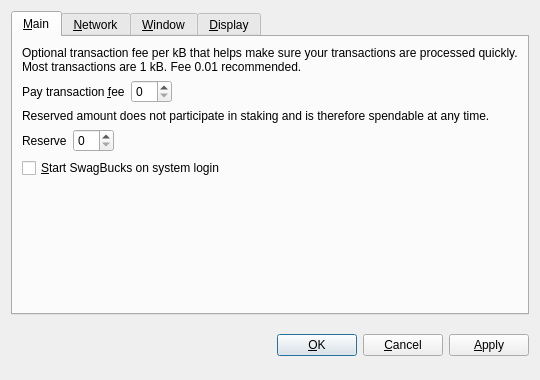
<?xml version="1.0" encoding="UTF-8"?>
<ui version="4.0">
 <class>OptionsDialog</class>
 <widget class="QDialog" name="OptionsDialog">
  <property name="geometry">
   <rect>
    <x>0</x>
    <y>0</y>
    <width>540</width>
    <height>380</height>
   </rect>
  </property>
  <property name="windowTitle">
   <string>Options</string>
  </property>
  <property name="modal">
   <bool>true</bool>
  </property>
  <layout class="QVBoxLayout" name="verticalLayout">
   <item>
    <widget class="QTabWidget" name="tabWidget">
     <property name="tabPosition">
      <enum>QTabWidget::North</enum>
     </property>
     <property name="currentIndex">
      <number>0</number>
     </property>
     <widget class="QWidget" name="tabMain">
      <attribute name="title">
       <string>&amp;Main</string>
      </attribute>
      <layout class="QVBoxLayout" name="verticalLayout_Main">
       <item>
        <widget class="QLabel" name="transactionFeeInfoLabel">
         <property name="text">
          <string>Optional transaction fee per kB that helps make sure your transactions are processed quickly. Most transactions are 1 kB. Fee 0.01 recommended.</string>
         </property>
         <property name="textFormat">
          <enum>Qt::PlainText</enum>
         </property>
         <property name="wordWrap">
          <bool>true</bool>
         </property>
        </widget>
       </item>
       <item>
        <layout class="QHBoxLayout" name="horizontalLayoutFee">
         <item>
          <widget class="QLabel" name="transactionFeeLabel">
           <property name="text">
            <string>Pay transaction &amp;fee</string>
           </property>
           <property name="textFormat">
            <enum>Qt::PlainText</enum>
           </property>
           <property name="buddy">
            <cstring>transactionFee</cstring>
           </property>
          </widget>
         </item>
         <item>
          <widget class="BitcoinAmountField" name="transactionFee"/>
         </item>
         <item>
          <spacer name="horizontalSpacerFee">
           <property name="orientation">
            <enum>Qt::Horizontal</enum>
           </property>
           <property name="sizeHint" stdset="0">
            <size>
             <width>40</width>
             <height>20</height>
            </size>
           </property>
          </spacer>
         </item>
        </layout>
       </item>
       <item>
        <widget class="QLabel" name="reserveBalanceInfoLabel">
         <property name="text">
          <string>Reserved amount does not participate in staking and is therefore spendable at any time.</string>
         </property>
         <property name="textFormat">
          <enum>Qt::PlainText</enum>
         </property>
         <property name="wordWrap">
          <bool>true</bool>
         </property>
        </widget>
       </item>
       <item>
        <layout class="QHBoxLayout" name="horizontalLayoutReserveBalance">
         <item>
          <widget class="QLabel" name="reserveBalanceLabel">
           <property name="text">
            <string>Reserve</string>
           </property>
           <property name="textFormat">
            <enum>Qt::PlainText</enum>
           </property>
           <property name="buddy">
            <cstring>reserveBalance</cstring>
           </property>
          </widget>
         </item>
         <item>
          <widget class="BitcoinAmountField" name="reserveBalance"/>
         </item>
         <item>
          <spacer name="horizontalSpacerReserveBalance">
           <property name="orientation">
            <enum>Qt::Horizontal</enum>
           </property>
           <property name="sizeHint" stdset="0">
            <size>
             <width>40</width>
             <height>20</height>
            </size>
           </property>
          </spacer>
         </item>
        </layout>
       </item>
       <item>
        <widget class="QCheckBox" name="bitcoinAtStartup">
         <property name="toolTip">
          <string>Automatically start SwagBucks after logging in to the system.</string>
         </property>
         <property name="text">
          <string>&amp;Start SwagBucks on system login</string>
         </property>
        </widget>
       </item>
       <item>
        <spacer name="verticalSpacer_Main">
         <property name="orientation">
          <enum>Qt::Vertical</enum>
         </property>
         <property name="sizeHint" stdset="0">
          <size>
           <width>20</width>
           <height>40</height>
          </size>
         </property>
        </spacer>
       </item>
      </layout>
     </widget>
     <widget class="QWidget" name="tabNetwork">
      <attribute name="title">
       <string>&amp;Network</string>
      </attribute>
      <layout class="QVBoxLayout" name="verticalLayout_Network">
       <item>
        <widget class="QCheckBox" name="mapPortUpnp">
         <property name="toolTip">
          <string>Automatically open the SwagBucks client port on the router. This only works when your router supports UPnP and it is enabled.</string>
         </property>
         <property name="text">
          <string>Map port using &amp;UPnP</string>
         </property>
        </widget>
       </item>
       <item>
        <widget class="QCheckBox" name="connectSocks">
         <property name="toolTip">
          <string>Connect to the SwagBucks network through a SOCKS5 proxy (e.g. when connecting through Tor).</string>
         </property>
         <property name="text">
          <string>&amp;Connect through SOCKS5 proxy:</string>
         </property>
        </widget>
       </item>
       <item>
        <layout class="QHBoxLayout" name="horizontalLayout_Network">
         <item>
          <widget class="QLabel" name="proxyIpLabel">
           <property name="text">
            <string>Proxy &amp;IP:</string>
           </property>
           <property name="textFormat">
            <enum>Qt::PlainText</enum>
           </property>
           <property name="buddy">
            <cstring>proxyIp</cstring>
           </property>
          </widget>
         </item>
         <item>
          <widget class="QValidatedLineEdit" name="proxyIp">
           <property name="maximumSize">
            <size>
             <width>140</width>
             <height>16777215</height>
            </size>
           </property>
           <property name="toolTip">
            <string>IP address of the proxy (e.g. 127.0.0.1)</string>
           </property>
          </widget>
         </item>
         <item>
          <widget class="QLabel" name="proxyPortLabel">
           <property name="text">
            <string>&amp;Port:</string>
           </property>
           <property name="textFormat">
            <enum>Qt::PlainText</enum>
           </property>
           <property name="buddy">
            <cstring>proxyPort</cstring>
           </property>
          </widget>
         </item>
         <item>
          <widget class="QLineEdit" name="proxyPort">
           <property name="maximumSize">
            <size>
             <width>55</width>
             <height>16777215</height>
            </size>
           </property>
           <property name="toolTip">
            <string>Port of the proxy (e.g. 9050)</string>
           </property>
          </widget>
         </item>
         <item>
          <spacer name="horizontalSpacer_Network">
           <property name="orientation">
            <enum>Qt::Horizontal</enum>
           </property>
           <property name="sizeHint" stdset="0">
            <size>
             <width>40</width>
             <height>20</height>
            </size>
           </property>
          </spacer>
         </item>
        </layout>
       </item>
       <item>
        <spacer name="verticalSpacer_Network">
         <property name="orientation">
          <enum>Qt::Vertical</enum>
         </property>
         <property name="sizeHint" stdset="0">
          <size>
           <width>20</width>
           <height>40</height>
          </size>
         </property>
        </spacer>
       </item>
      </layout>
     </widget>
     <widget class="QWidget" name="tabWindow">
      <attribute name="title">
       <string>&amp;Window</string>
      </attribute>
      <layout class="QVBoxLayout" name="verticalLayout_Window">
       <item>
        <widget class="QCheckBox" name="minimizeToTray">
         <property name="toolTip">
          <string>Show only a tray icon after minimizing the window.</string>
         </property>
         <property name="text">
          <string>&amp;Minimize to the tray instead of the taskbar</string>
         </property>
        </widget>
       </item>
       <item>
        <widget class="QCheckBox" name="minimizeOnClose">
         <property name="toolTip">
          <string>Minimize instead of exit the application when the window is closed. When this option is enabled, the application will be closed only after selecting Quit in the menu.</string>
         </property>
         <property name="text">
          <string>M&amp;inimize on close</string>
         </property>
        </widget>
       </item>
       <item>
        <spacer name="verticalSpacer_Window">
         <property name="orientation">
          <enum>Qt::Vertical</enum>
         </property>
         <property name="sizeHint" stdset="0">
          <size>
           <width>20</width>
           <height>40</height>
          </size>
         </property>
        </spacer>
       </item>
      </layout>
     </widget>
     <widget class="QWidget" name="tabDisplay">
      <attribute name="title">
       <string>&amp;Display</string>
      </attribute>
      <layout class="QVBoxLayout" name="verticalLayout_Display">
       <item>
        <layout class="QHBoxLayout" name="horizontalLayout_1_Display">
         <item>
          <widget class="QLabel" name="langLabel">
           <property name="text">
            <string>User Interface &amp;language:</string>
           </property>
           <property name="textFormat">
            <enum>Qt::PlainText</enum>
           </property>
           <property name="buddy">
            <cstring>lang</cstring>
           </property>
          </widget>
         </item>
         <item>
          <widget class="QValueComboBox" name="lang">
           <property name="toolTip">
            <string>The user interface language can be set here. This setting will take effect after restarting SwagBucks.</string>
           </property>
          </widget>
         </item>
        </layout>
       </item>
       <item>
        <layout class="QHBoxLayout" name="horizontalLayout_2_Display">
         <item>
          <widget class="QLabel" name="unitLabel">
           <property name="text">
            <string>&amp;Unit to show amounts in:</string>
           </property>
           <property name="textFormat">
            <enum>Qt::PlainText</enum>
           </property>
           <property name="buddy">
            <cstring>unit</cstring>
           </property>
          </widget>
         </item>
         <item>
          <widget class="QValueComboBox" name="unit">
           <property name="toolTip">
            <string>Choose the default subdivision unit to show in the interface and when sending coins.</string>
           </property>
          </widget>
         </item>
        </layout>
       </item>
       <item>
        <widget class="QCheckBox" name="coinControlFeatures">
         <property name="toolTip">
          <string>Whether to show coin control features or not.</string>
         </property>
         <property name="text">
          <string>Display coin &amp;control features (experts only!)</string>
         </property>
        </widget>
       </item>
       <item>
        <widget class="QCheckBox" name="minimizeCoinAge">
         <property name="toolTip">
          <string>Whether to select the coin outputs randomly or with minimal coin age.</string>
         </property>
         <property name="text">
          <string>Minimize weight consumption (experimental)</string>
         </property>
        </widget>
       </item>
       <item>
        <widget class="QCheckBox" name="useBlackTheme">
         <property name="text">
          <string>Use black visual theme (requires restart)</string>
         </property>
        </widget>
       </item>
       <item>
        <spacer name="verticalSpacer_Display">
         <property name="orientation">
          <enum>Qt::Vertical</enum>
         </property>
         <property name="sizeHint" stdset="0">
          <size>
           <width>20</width>
           <height>40</height>
          </size>
         </property>
        </spacer>
       </item>
      </layout>
     </widget>
    </widget>
   </item>
   <item>
    <layout class="QHBoxLayout" name="horizontalLayout_Buttons">
     <item>
      <spacer name="horizontalSpacer_1">
       <property name="orientation">
        <enum>Qt::Horizontal</enum>
       </property>
       <property name="sizeHint" stdset="0">
        <size>
         <width>40</width>
         <height>48</height>
        </size>
       </property>
      </spacer>
     </item>
     <item>
      <widget class="QLabel" name="statusLabel">
       <property name="font">
        <font>
         <weight>75</weight>
         <bold>true</bold>
        </font>
       </property>
       <property name="text">
        <string/>
       </property>
       <property name="textFormat">
        <enum>Qt::PlainText</enum>
       </property>
       <property name="wordWrap">
        <bool>true</bool>
       </property>
      </widget>
     </item>
     <item>
      <spacer name="horizontalSpacer_2">
       <property name="orientation">
        <enum>Qt::Horizontal</enum>
       </property>
       <property name="sizeHint" stdset="0">
        <size>
         <width>40</width>
         <height>48</height>
        </size>
       </property>
      </spacer>
     </item>
     <item>
      <widget class="QPushButton" name="okButton">
       <property name="text">
        <string>&amp;OK</string>
       </property>
      </widget>
     </item>
     <item>
      <widget class="QPushButton" name="cancelButton">
       <property name="text">
        <string>&amp;Cancel</string>
       </property>
       <property name="autoDefault">
        <bool>false</bool>
       </property>
      </widget>
     </item>
     <item>
      <widget class="QPushButton" name="applyButton">
       <property name="text">
        <string>&amp;Apply</string>
       </property>
       <property name="autoDefault">
        <bool>false</bool>
       </property>
      </widget>
     </item>
    </layout>
   </item>
  </layout>
 </widget>
 <customwidgets>
  <customwidget>
   <class>BitcoinAmountField</class>
   <extends>QSpinBox</extends>
   <header>bitcoinamountfield.h</header>
  </customwidget>
  <customwidget>
   <class>QValueComboBox</class>
   <extends>QComboBox</extends>
   <header>qvaluecombobox.h</header>
  </customwidget>
  <customwidget>
   <class>QValidatedLineEdit</class>
   <extends>QLineEdit</extends>
   <header>qvalidatedlineedit.h</header>
  </customwidget>
 </customwidgets>
 <resources/>
 <connections/>
</ui>
